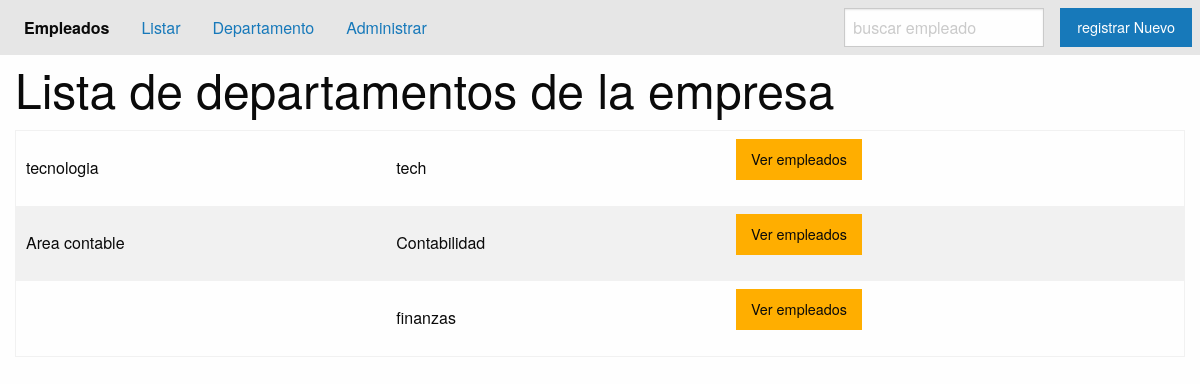
/lista_departamento/, run on an earlier commit of the app's database.
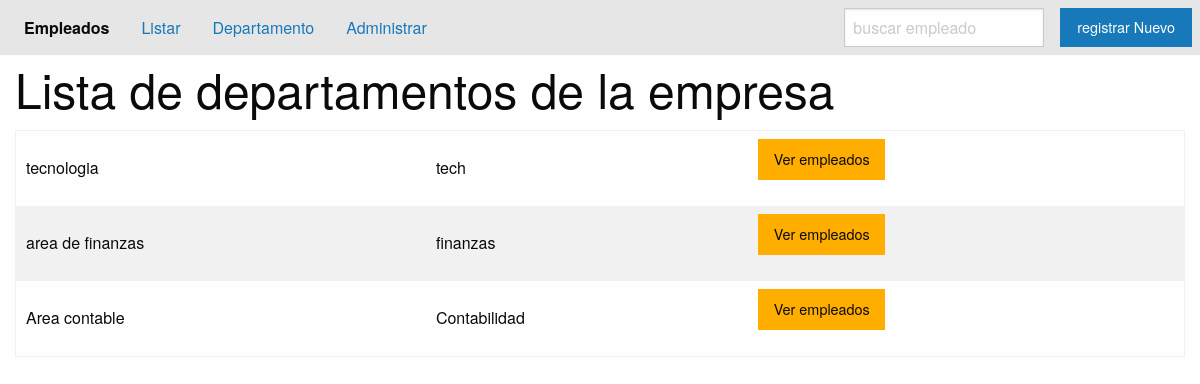
And on a later commit of the database.
### applications/departamento/models.py (models this page shows, shortened)
class Departamento(models.Model):
    name = models.CharField('Nombre', max_length=50)
    short_name = models.CharField('Nombre Corto', max_length=20, unique=True)
    anulate = models.BooleanField('Anulado', default=False )
    class Meta():
        verbose_name = 'Mi departamento'
        verbose_name_plural = 'Areas de la empresa'
        ordering = ['-name']
        unique_together = ('name','short_name')

### applications/departamento/views.py (the view)
# urls.py: path('lista_departamento/', views.DepartamentoListView.as_view(),name="lista_departamento"),
class DepartamentoListView(ListView):
    model = Departamento
    template_name = "departamento/lista_departamento.html"
    context_object_name = "departamentos"

### templates/departamento/lista_departamento.html (shortened to what this page needs)
{% extends 'base.html' %}
{% block content %}
{% include 'includes/header.html' %}
<div class="grid-container">
    <div class="grid-x">
        <h1 class="cell">Lista de departamentos de la empresa</h1>
        <div class="cell">
            <table>
                <tbody>
                    {% for departamento  in departamentos %}
                    <tr>
                        <td>{{departamento.name}}</td>
                        <td>{{departamento.short_name}}</td>
                        <td><a class="button warning" href="{% url 'persona_app:empleado_area' departamento.short_name %}">Ver empleados</a></td>
                    </tr>
                    {% endfor %}
                </tbody>
            </table>
        </div>
    </div>
</div>
{% endblock content %}

What changed in the data, as far as the page shows it:
changed Departamento "finanzas": name (not shown) → "area de finanzas"; moves up the list
